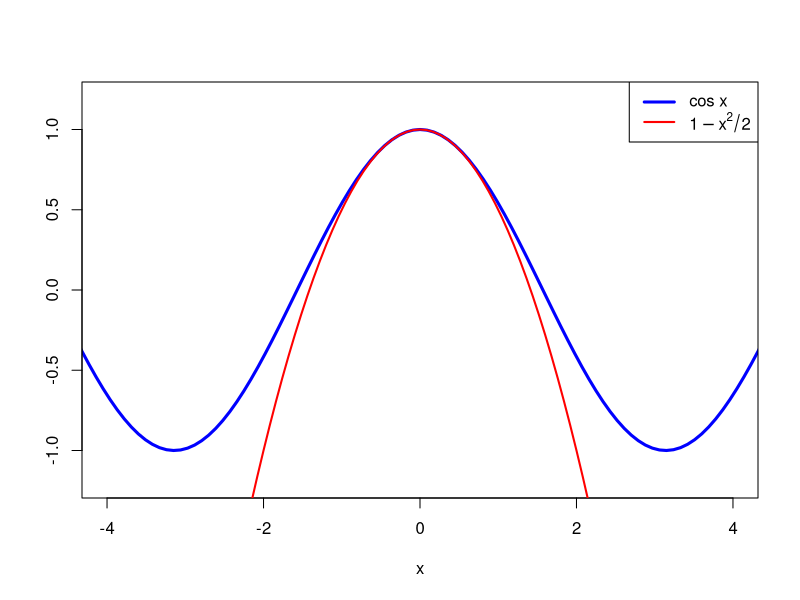

Write R code to recreate this figure.
## ---- chunk 1
n <- 1e6
phi <- function(x) cos(x)
samples <- rnorm(n)
MCest <- mean(phi(samples))
MCest
## ---- chunk 2
#| code-fold: true
curve(
  cos(x), from = -4.5, to = 4.5,
  col = "blue", lwd = 3,
  xlab = "x", ylab = "", xlim = c(-4,4), ylim = c(-1.2,1.2)
)
curve(1 - x^2 / 2, add = TRUE, col = "red", lwd = 2)
legend(
  "topright", c("cos x", expression(1 - x^2 / 2)),
  lwd = c(3, 2), col = c("blue", "red")
)
## ---- chunk 3
psi <- function(x) 1 - x^2 / 2
CVest <- mean(phi(samples) - psi(samples)) + 1/2
CVest
